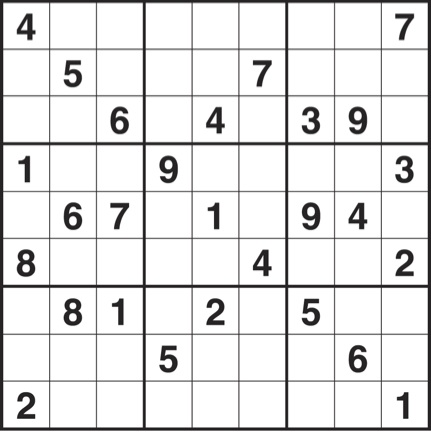
#> input picture classic_observer/killer_sudoku_20.jpg, 431 x 437 px
$ python debug_border_strips.py ../../classic_observer/killer_sudoku_20.jpg
#> lines starting #> are read from the running program, lines starting #| are printed output that depends on the picture; after the words box and inside, x2 and y2 are one past the last pixel; in counts of white or black regions, pixels touching at a corner belong together
### killer_sudoku/image/grid_location.py
"""Grid location functions for killer sudoku puzzle images.

Uses contour detection to locate the 9x9 sudoku grid in a photograph,
returning the four corner points for perspective transform.
"""

import logging
from pathlib import Path
from typing import Any

import cv2
import numpy as np
import numpy.typing as npt

from killer_sudoku.image.config import GridLocationConfig

_log = logging.getLogger(__name__)


def get_gry_img(
    f: Path,
    resolution: int,
) -> tuple[npt.NDArray[np.uint8], npt.NDArray[np.uint8]]:
    """Read a puzzle image file and prepare it for grid detection.

    Scales the image up until it meets the minimum resolution, then adds a
    black border to ensure contours near image edges are fully enclosed.

    Args:
        f: Path to the image file.
        resolution: Minimum pixel dimension required (9 * subres).

    Returns:
        (gry, img) — grayscale image and original BGR image with black border.
    """
#> called with resolution = 1152
    raw = cv2.imread(str(f))
#> raw is the input picture: shape (437, 431, 3); mean B, G, R 229.1, 228.9, 229.2
    if raw is None:
        raise FileNotFoundError(f"Could not read image: {f}")
    imga: npt.NDArray[np.uint8] = np.asarray(raw, dtype=np.uint8)
    while imga.shape[0] < resolution or imga.shape[1] < resolution:
        imga = np.asarray(cv2.pyrUp(imga), dtype=np.uint8)
#> this loop made 2 passes
#> pass 1, in get_gry_img, `imga = np.asarray(cv2.pyrUp(imga), dtype=np.uint8)`:
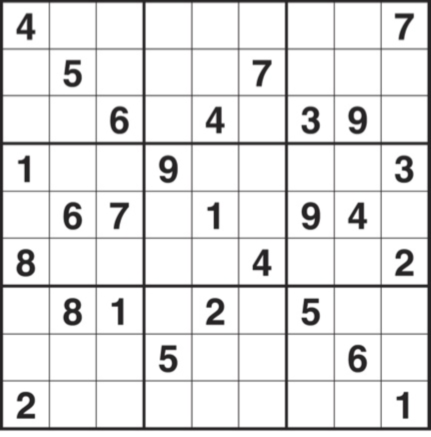
#> imga: shape (874, 862, 3) (shown at 1/2 size); mean B, G, R 229.2, 229.1, 229.3
    blank = np.zeros((imga.shape[0] + 6, imga.shape[1] + 6, 3), np.uint8)
    img: npt.NDArray[np.uint8] = np.asarray(cv2.bitwise_not(blank), dtype=np.uint8)
#> blank: shape (1754, 1730, 3); every value is 0
    img[3 : 3 + imga.shape[0], 3 : imga.shape[1] + 3] = imga
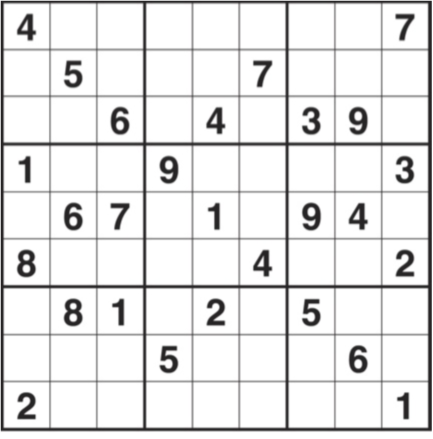
#> img: shape (1754, 1730, 3) (shown at 1/4 size); mean B, G, R 229.5, 229.4, 229.6
    gry: npt.NDArray[np.uint8] = np.asarray(
        cv2.cvtColor(img, cv2.COLOR_BGR2GRAY), dtype=np.uint8
    )
    return gry, img


def _contour_quad(
    blk: npt.NDArray[np.uint8],
    min_aspect: float = 0.5,
) -> npt.NDArray[np.float32] | None:
    """Find the grid rectangle via contour detection.

    Finds all external contours in the binary image, then scans the largest
    ones for a quadrilateral with approximately square aspect ratio.  The
    outer border of the grid is a thick continuous rectangle and is typically
    the largest connected dark region in the image.

    Corner ordering follows cv2.getPerspectiveTransform convention:
    rect[0]=TL, rect[1]=TR, rect[2]=BR, rect[3]=BL.  Corners are sorted by
    the sum (x+y) and difference (y-x) of their coordinates:
    TL has the smallest sum, BR the largest, TR the smallest difference,
    and BL the largest difference.

    Returns None when no suitable quadrilateral is found (e.g. the outer
    border has gaps, or a large non-grid dark region dominates the image).

    Args:
        blk: Binary image (255 = dark/candidate pixels, 0 = background).
        min_aspect: Minimum short-side / long-side ratio to accept as valid.

    Returns:
        (4, 2) float32 corner array [TL, TR, BR, BL], or None if not found.
    """
    contours_raw: Any
    contours_raw, _ = cv2.findContours(blk, cv2.RETR_EXTERNAL, cv2.CHAIN_APPROX_SIMPLE)
    contours: list[Any] = sorted(contours_raw, key=cv2.contourArea, reverse=True)
    for c in contours[:10]:
        peri = cv2.arcLength(c, True)
        approx: Any = cv2.approxPolyDP(c, 0.02 * peri, True)
        if len(approx) != 4:
            continue
        pts: npt.NDArray[np.float32] = np.asarray(approx, dtype=np.float32).reshape(
            4, 2
        )
        s = pts.sum(axis=1)
        d = np.diff(pts, axis=1).ravel()  # y - x per point
        rect = np.zeros((4, 2), dtype=np.float32)
        rect[0] = pts[int(np.argmin(s))]  # TL: smallest x+y
        rect[1] = pts[int(np.argmin(d))]  # TR: smallest y-x (= largest x-y)
        rect[2] = pts[int(np.argmax(s))]  # BR: largest x+y
        rect[3] = pts[int(np.argmax(d))]  # BL: largest y-x
        w = float(np.linalg.norm(rect[1] - rect[0]))
        h = float(np.linalg.norm(rect[3] - rect[0]))
        if max(w, h) > 0 and min(w, h) / max(w, h) >= min_aspect:
            return rect
    return None


def locate_grid(
    gry: npt.NDArray[np.uint8],
    config: GridLocationConfig,
) -> tuple[npt.NDArray[np.uint8], npt.NDArray[np.float32]]:
    """Locate the sudoku grid in a grayscale image via contour detection.

    Thresholds the image and finds the largest quadrilateral contour.
    The outer border of the grid is a thick continuous rectangle and is
    reliably the largest connected dark region in the image, even when
    the grid occupies only a portion of the frame (e.g. portrait images
    where the puzzle sits in the upper half of the newspaper page).

    Returns (blk, rect) where blk is the thresholded binary image and rect is
    a (4, 2) float32 array of corner coordinates in the source image ordered
    [TL, TR, BR, BL] for use with cv2.getPerspectiveTransform.

    Args:
        gry: Grayscale source image.
        config: Grid location parameters.

    Raises:
        AssertionError: if the contour strategy cannot locate a quadrilateral.
    """
    blk_detect = np.reshape(np.ravel(gry), (-1, 1))
    counts: npt.NDArray[np.intp]
    bins: npt.NDArray[np.float64]
    counts, bins = np.histogram(blk_detect, bins=range(0, 257, 16))
#> counts = [0, 2, 126039, 41096, 27895, 26363, 13325, 25698, 24423, 75499, 44900, 50126, 51140, 59343, 84784, 2383787]; bins = 17 values from 0 to 256

    # Walk histogram bins from the bright end, stopping when count rises,
    # to identify the darkest significant tone (the grid lines).
    cm = int(np.sum(counts))
#> cm = 3034420
    isblack = 256
    for c, b in zip(reversed(counts.tolist()), reversed(bins.tolist()), strict=False):
        if c < cm:
            cm = c
            isblack = int(b)
        else:
            break
#> this loop made 7 passes
#> (c, b, cm, isblack) on passes 1 to 6: (2383787, 256, 2383787, 256), (84784, 240, 84784, 240), (59343, 224, 59343, 224), (51140, 208, 51140, 208), (50126, 192, 50126, 192), (44900, 176, 44900, 176)
#> after the loop, cm = 44900; isblack = 176
    isblack -= config.isblack_offset
#> isblack = 120

    blk: npt.NDArray[np.uint8] = np.asarray(
        cv2.inRange(np.asarray(gry), np.array([0]), np.array([isblack])), dtype=np.uint8
    )
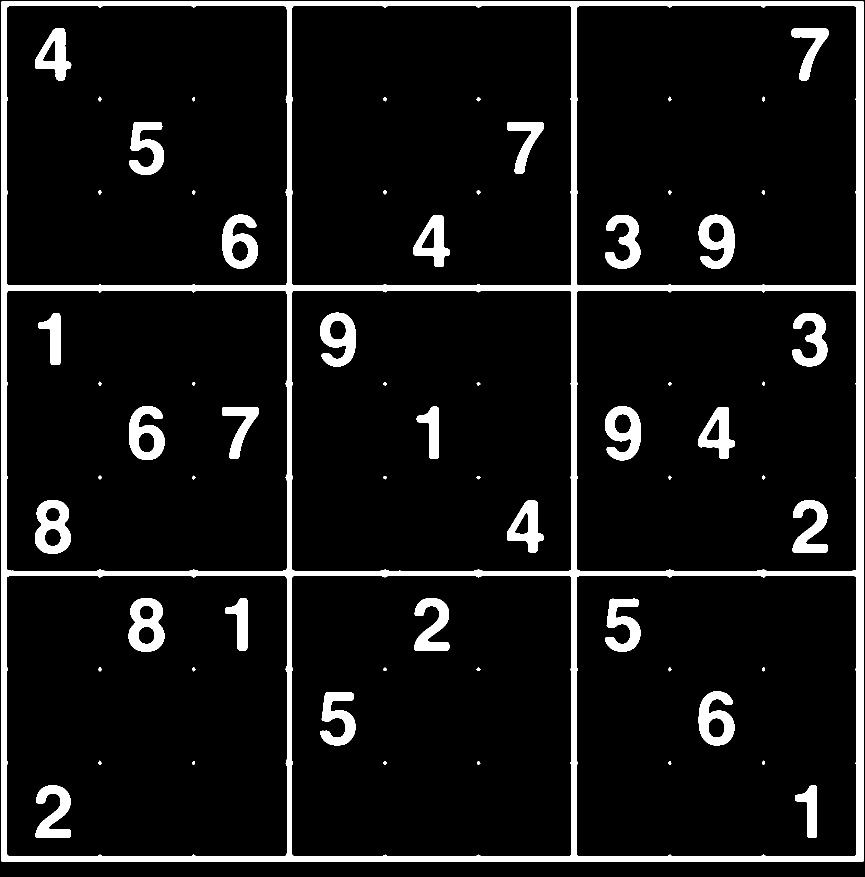
#> blk: shape (1754, 1730) (shown at 1/2 size); 8.2% white; 64 white regions, largest, box (x1, y1, x2, y2) and area: (3, 3, 1727, 1723) 146211, (257, 1196, 329, 1304) 4754, (70, 1000, 142, 1108) 4739

    rect = _contour_quad(blk)
#> in _contour_quad, `contours_raw, _ = cv2.findContours(blk, cv2.RETR_EXTERNAL, cv2.CHAIN_A..`: contours_raw = [[[3, 3], [3, 1722], [1726, 1722], [1726, 3]]]
#> the loop in _contour_quad, `for c in contours[:10]:` made 1 pass
#> (peri, pts, s, d, w, h) on pass 1: (6884, [[3, 3], [3, 1722], [1726, 1722], [1726, 3]], [6, 1725, 3448, 1729], [0, 1719, -4, -1723], 1723, 1719)
#> rect = [[3, 3], [1726, 3], [1726, 1722], [3, 1722]]
    assert rect is not None, "locate_grid: no quadrilateral contour found"
    _log.debug("locate_grid: contour strategy succeeded")
    return blk, rect

### killer_sudoku/image/border_clustering.py
"""Stage 4: format-agnostic anchored border clustering.

Classifies each of the 144 inner borders as cage/non-cage without any
newspaper-specific code, using k-means clustering anchored by cage-total
cells detected in Stage 3.

The 144 borders are pre-labelled structurally into two groups:
  - 36 box boundaries (at gap indices 2 and 5: between 3x3 boxes)
  - 108 cell boundaries (all other inner edges)

Two independent 2-class k-means problems are solved, one per group.
Cage-total anchor cells resolve which cluster label corresponds to cage borders.
When no anchors are available, all borders in the group return 0.5 (uncertain).

Strip sampling follows the same [x, y]-transposed convention used in
detect_borders_peak_count and _identify_borders (see border_detection.py).
"""

from __future__ import annotations

import logging
from enum import Enum

import numpy as np
import numpy.typing as npt
from sklearn.cluster import KMeans
from sklearn.preprocessing import StandardScaler

from killer_sudoku.image.config import BorderClusteringConfig

_log = logging.getLogger(__name__)


class BoundaryKind(Enum):
    """Whether a border lies on a 3x3 box boundary or an ordinary cell boundary."""

    BOX = "box"
    CELL = "cell"


def boundary_kind(gap_idx: int) -> BoundaryKind:
    """Return the structural kind of a border gap.

    Box boundaries occur between the 3rd and 4th rows/columns (gap_idx=2) and
    between the 6th and 7th (gap_idx=5).  In 0-indexed 8-gap space, the
    condition is gap_idx % 3 == 2.

    Args:
        gap_idx: 0-indexed gap index (0..7) between adjacent rows or columns.

    Returns:
        BoundaryKind.BOX if the gap lies on a 3x3 box boundary, else
        BoundaryKind.CELL.
    """
    return BoundaryKind.BOX if gap_idx % 3 == 2 else BoundaryKind.CELL


# [221 lines left out: functions strip_features, _sample_strip, _anchor_set, _cluster_group, cluster_borders, not called in this run]

### killer_sudoku/image/config.py
"""Configuration dataclasses for the killer_sudoku image pipeline.

Each sub-module of killer_sudoku.image has its own configuration dataclass here.
A top-level ImagePipelineConfig aggregates them for convenience.
"""

import dataclasses
from pathlib import Path


@dataclasses.dataclass(frozen=True)
class GridLocationConfig:
    """Parameters for contour-based grid detection.

    Grid location thresholds the image using a histogram-valley estimate of
    the darkest significant tone (the grid lines), then finds the largest
    quadrilateral contour as the grid boundary.

    isblack_offset is subtracted from the valley estimate to tighten the
    threshold and avoid classifying mid-tone paper as grid ink.
    """

    isblack_offset: int = 56


@dataclasses.dataclass(frozen=True)
class BorderDetectionConfig:
    """Parameters for cage border detection.

    adaptive_block_size is not stored here; it is derived from subres
    as (subres // 4) | 1 and exposed via ImagePipelineConfig.adaptive_block_size.
    This ensures the value stays odd (required by cv2.adaptiveThreshold) and
    automatically tracks any change to the grid resolution.
    """

    adaptive_c: int = 0
    sample_fraction: int = 4
    sample_margin: int = 16


@dataclasses.dataclass(frozen=True)
class NumberRecognitionConfig:
    """Parameters for digit/number recognition.

    The SVM and template-matching hyperparameters control the two-stage
    classifier used during inference: template matching (fast path) runs first;
    if the best match score is below template_threshold, the SVM fallback runs.
    """

    subres: int = 128
    svm_c: float = 5.0
    svm_gamma: str = "scale"
    template_threshold: float = 0.85
    # C offset for adaptive threshold fallback: when the primary contour-based
    # detection (using the global blk binary image) produces a cage-total sum
    # outside [360, 450], the pipeline retries using an adaptive threshold of
    # the warped grayscale with this C value.  Needs to be large enough to
    # separate ink from paper even when the global threshold over-includes
    # grey pixels (isblack too high), but not so large that faint digits are
    # missed.  Validated empirically: C=20 recovers image 278 without
    # regressions across the full puzzle datasets.
    contour_fallback_adaptive_c: int = 20


@dataclasses.dataclass(frozen=True)
class CellScanConfig:
    """Parameters for Stage 3: lightweight per-cell classification.

    Detects which cells contain cage totals (small contour in top-left quadrant)
    or pre-filled digits (large centred contour) before border detection runs.
    Output is used to anchor border clustering in Stage 4.
    """

    classic_min_size_fraction: float = 1.0 / 3.0
    """Minimum contour dimension as a fraction of subres for classic digit detection.

    A pre-filled digit occupies at least one-third of the cell in both dimensions.
    """

    anchor_confidence_threshold: float = 0.5
    """Minimum cage_total_confidence for a cell to contribute positive border anchors.

    Cells whose cage_total_confidence meets this threshold are treated as cage heads;
    their top and left inner borders are used as positive anchors for clustering.
    """

    tl_fraction_threshold: float = 0.40
    """Minimum dominant-quadrant ink fraction for killer puzzle classification.

    detect_puzzle_type() computes the fraction of total inner-cell ink in the
    dominant quadrant across all 81 cells.  Killer puzzles concentrate ink in
    one corner (measured: 0.65–0.98); classic puzzles distribute it uniformly
    (expected ~0.25 per quadrant).  0.40 gives comfortable margins on both sides.
    """

    rotation_dominance_threshold: float = 0.50
    """Minimum dominant-quadrant fraction to trigger orientation correction.

    detect_rotation() sums cage-total ink across 81 cells into four inner-quadrant
    buckets.  If the maximum fraction is below this threshold the ink is too
    uniformly distributed to reliably infer orientation.  Measured genuine-rotation
    minimum: >0.65; expected classic/blank value: ~0.25.  0.50 gives a safe margin.
    """


@dataclasses.dataclass(frozen=True)
class BorderClusteringConfig:
    """Parameters for Stage 4: format-agnostic anchored border clustering.

    Classifies each of the 144 inner borders as cage/non-cage using per-image
    k-means clustering, anchored by cage-total cells detected in Stage 3.
    """

    sample_fraction: int = 4
    """Strip half-width divisor: half_width = subres // sample_fraction pixels."""

    sample_margin: int = 16
    """Strip end inset divisor: margin = subres // sample_margin pixels from each end.

    Removes pixels at both ends of the strip to avoid sampling digit ink
    in adjacent cells.
    """


@dataclasses.dataclass(frozen=True)
class ImagePipelineConfig:
    """Top-level configuration for the image processing pipeline.

    In the web-app context (single-file upload), ``puzzle_dir`` is not required.
    The number recogniser model is loaded from the bundled package data.

    In the training and batch-solve context, ``puzzle_dir`` is always provided
    by the caller.
    """

    puzzle_dir: Path | None = None
    rework: bool = False
    grid_location: GridLocationConfig = dataclasses.field(
        default_factory=GridLocationConfig
    )
    border_detection: BorderDetectionConfig = dataclasses.field(
        default_factory=BorderDetectionConfig
    )
    number_recognition: NumberRecognitionConfig = dataclasses.field(
        default_factory=NumberRecognitionConfig
    )
    cell_scan: CellScanConfig = dataclasses.field(default_factory=CellScanConfig)
    """Stage 3 cell-scan configuration."""

    border_clustering: BorderClusteringConfig = dataclasses.field(
        default_factory=BorderClusteringConfig
    )
    """Stage 4 anchored-clustering configuration."""

    n_jobs: int = -1
    """Number of parallel worker processes for batch operations.

    Passed directly to joblib.Parallel(n_jobs=...).  -1 means use all
    available CPUs; 1 disables parallelism (useful for debugging).
    """

    @property
    def subres(self) -> int:
        """Sub-resolution for cell images (pixels per cell side)."""
        return self.number_recognition.subres

    @property
    def resolution(self) -> int:
        """Full grid resolution in pixels (9 * subres)."""
        return 9 * self.subres

    # [30 lines left out: functions adaptive_block_size, puzzle_dir_required, status_path, not called in this run]

### killer_sudoku/training/debug_border_strips.py
"""Debug tool: visualise where border-sampling strips land on the warped image.

Draws the theoretical grid line positions (k * subres) and the sampling strip
bounds on the warped grayscale image so you can judge whether the strip
is well-centred on the actual ink grid lines.

Usage:
    python -m killer_sudoku.training.debug_border_strips observer/killer_sudoku_20.jpg
    python -m killer_sudoku.training.debug_border_strips observer/killer_sudoku_20.jpg \
        --out debug_20.png
"""

from __future__ import annotations

import argparse
import sys
from pathlib import Path

import cv2
import numpy as np
import numpy.typing as npt

from killer_sudoku.image.border_clustering import BoundaryKind, boundary_kind
from killer_sudoku.image.config import BorderClusteringConfig, ImagePipelineConfig
from killer_sudoku.image.grid_location import get_gry_img, locate_grid


def _draw_annotations(
    warped_gry: npt.NDArray[np.uint8],
    subres: int,
    config: BorderClusteringConfig,
) -> npt.NDArray[np.uint8]:
    """Return an annotated BGR image showing grid lines and sampling strips.

    Draws:
    - Grid lines at k*subres (k=1..8): blue=cell boundary, red=box boundary
    - Sampling strip outer bounds (yl, yr around each grid line): green dashed band
    """
    # Convert grayscale to BGR for colour annotations
    vis: npt.NDArray[np.uint8] = np.asarray(
        cv2.cvtColor(warped_gry, cv2.COLOR_GRAY2BGR), dtype=np.uint8
    )
    resolution = 9 * subres
    sample_half = subres // config.sample_fraction

    for gap_idx in range(8):
        border_px = (gap_idx + 1) * subres  # theoretical grid line pixel position
        yl = border_px - sample_half
        yr = border_px + sample_half
        kind = boundary_kind(gap_idx)

        # Sampling strip extent — thin green lines
        for px in (yl, yr):
            # Horizontal strip band
            cv2.line(vis, (0, px), (resolution - 1, px), (0, 200, 0), 1)
            # Vertical strip band
            cv2.line(vis, (px, 0), (px, resolution - 1), (0, 200, 0), 1)

        # Theoretical grid line — thick blue (cell) or red (box)
        colour = (0, 0, 200) if kind == BoundaryKind.BOX else (200, 100, 0)
        thickness = 2 if kind == BoundaryKind.BOX else 1
        # Horizontal line
        cv2.line(vis, (0, border_px), (resolution - 1, border_px), colour, thickness)
        # Vertical line
        cv2.line(vis, (border_px, 0), (border_px, resolution - 1), colour, thickness)

    return vis


def main(argv: list[str] | None = None) -> None:
    """CLI entry point."""
    parser = argparse.ArgumentParser(description=__doc__)
    parser.add_argument("image", type=Path, help="Input puzzle image path")
    parser.add_argument(
        "--out",
        type=Path,
        default=None,
        help="Output path for annotated PNG (default: <image-stem>_strips.png)",
    )
    args = parser.parse_args(argv)

    image_path: Path = args.image
    if not image_path.exists():
        print(f"ERROR: {image_path} not found", file=sys.stderr)
        sys.exit(1)

    config = ImagePipelineConfig()
    subres = config.subres
    resolution = config.resolution

    gry, _img = get_gry_img(image_path, resolution)
    _blk, grid = locate_grid(gry, config.grid_location)
#> grid = [[3, 3], [1726, 3], [1726, 1722], [3, 1722]]

    dst_size = np.array(
        [
            [0, 0],
            [resolution - 1, 0],
            [resolution - 1, resolution - 1],
            [0, resolution - 1],
        ],
        dtype=np.float32,
    )
    m: npt.NDArray[np.float64] = np.asarray(
        cv2.getPerspectiveTransform(grid, dst_size), dtype=np.float64
    )
#> m = [[0.668, -7.54e-20, -2], [0, 0.67, -2.01], [3.76e-20, 8.65e-39, 1]]
    warped_gry: npt.NDArray[np.uint8] = np.asarray(
        cv2.warpPerspective(gry, m, (resolution, resolution), flags=cv2.INTER_LINEAR),
        dtype=np.uint8,
    )
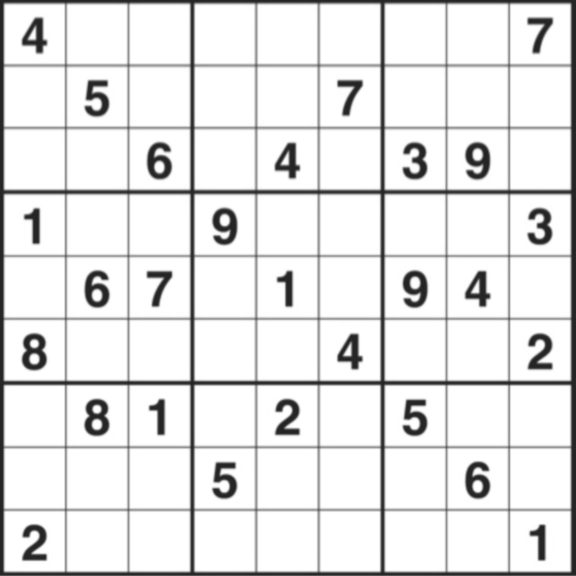
#> warped_gry: shape (1152, 1152) (shown at 1/2 size); min 32, max 255, mean 229

    annotated = _draw_annotations(warped_gry, subres, config.border_clustering)
#> after the loop in _draw_annotations, `for gap_idx in range(8):`:
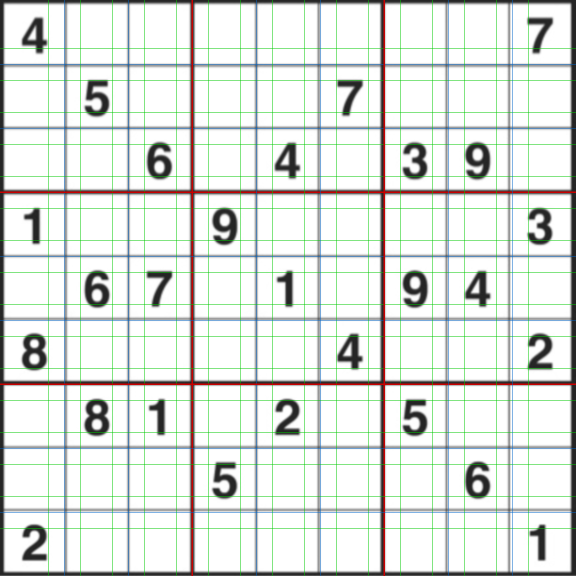
#> vis: shape (1152, 1152, 3) (shown at 1/2 size); mean B, G, R 221.8, 226.3, 221.8

    out_path: Path = args.out or image_path.with_name(image_path.stem + "_strips.png")
    cv2.imwrite(str(out_path), annotated)
    print(f"Saved: {out_path}  ({resolution}x{resolution}px, subres={subres})")
    print(
        f"Strip half-width: {subres // config.border_clustering.sample_fraction}px "
        f"on each side of the grid line."
    )
    print("Green lines = strip bounds, blue = cell grid line, red = box grid line.")


if __name__ == "__main__":
    main()
